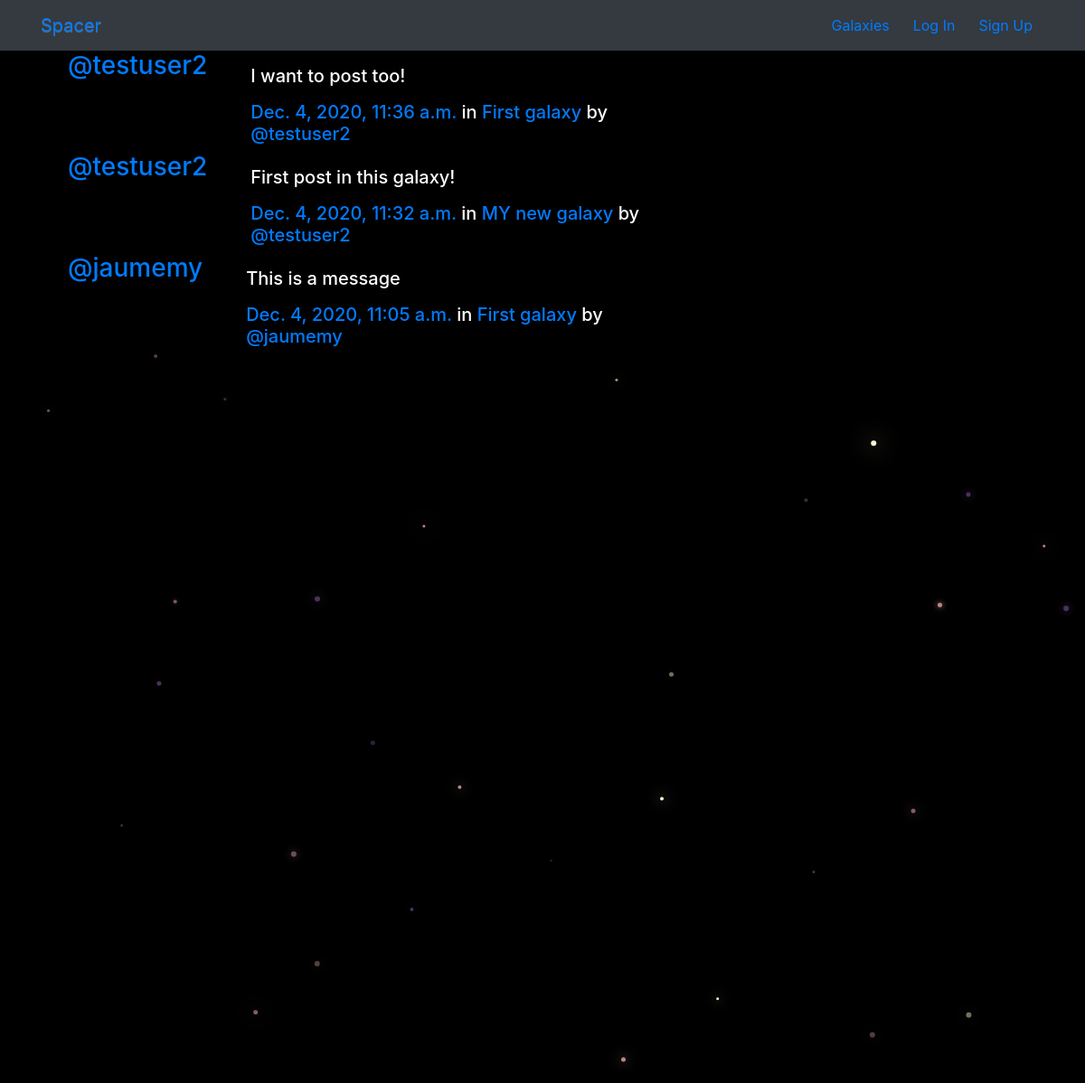
/posts/, run on the app's committed database.
### posts/models.py (models this page shows, shortened)
class Post(models.Model):
    user = models.ForeignKey(User, related_name='posts', on_delete=models.CASCADE)
    created_at = models.DateTimeField(auto_now=True)
    message = models.TextField()
    message_html = models.TextField(editable=False)
    galaxy = models.ForeignKey(Galaxy, related_name="posts", null=True, blank=True, on_delete=models.CASCADE)
    class Meta:
        ordering = ["-created_at"]
        unique_together = ["user", "message"]

### galaxies/models.py (models this page shows, shortened)
class Galaxy(models.Model):
    name = models.CharField(max_length=64, unique=True)
    slug = models.SlugField(allow_unicode=True, unique=True)
    description = models.TextField(blank=True, default='')
    description_html = models.TextField(editable=False, default='', blank=True)
    members = models.ManyToManyField(User, through="GalaxyMember")
    class Meta:
        ordering = ["name"]

### posts/views.py (the view)
# urls.py: path('', views.PostList.as_view(), name ="all"),
class PostList(SelectRelatedMixin, generic.ListView):
    model = models.Post
    select_related = ("user", "galaxy")

### posts/templates/posts/post_list.html (shortened to what this page needs)
{% extends "posts/post_base.html" %}
{% block post_content %}
  <div class="col-md-8">
    {% for post in post_list  %}
      {% include "posts/_post.html" %}
    {% endfor %}
  </div>
{% endblock %}

### posts/templates/posts/_post.html (shortened to what this page needs)
<div class="media">
  <h3 class="mr-5"><a href="{% url 'posts:for_user' username=post.user.username %}">@{{post.user.username}}</a></h3>
  <div class="media-body">
    <h5>{{post.message_html|safe}}
      <time class='time'><a href="{% url 'posts:single' username=post.user.username pk=post.pk %}">{{post.created_at}}</a></time>
      {% if post.galaxy %}
        <span class="galaxy-name">in <a href="#">{{post.galaxy.name}}</a> by <a href="{% url 'posts:for_user' username=post.user.username %}">@{{post.user.username}}</a></span>
      {% endif %}
    </h5>
  </div>
</div>

### static/spacer/css/master.css (style rules this page uses)
body { margin: 0; overflow: hidden; background-color: black; color:white; }

### data on the page
Post: user.username "testuser2", message_html "I want to post too!", created_at "Dec. 4, 2020, 11:36 a.m.", galaxy.name "First galaxy"
Post: user.username "testuser2", message_html "First post in this galaxy!", created_at "Dec. 4, 2020, 11:32 a.m.", galaxy.name "MY new galaxy"
Post: user.username "jaumemy", message_html "This is a message", created_at "Dec. 4, 2020, 11:05 a.m.", galaxy.name "First galaxy"
